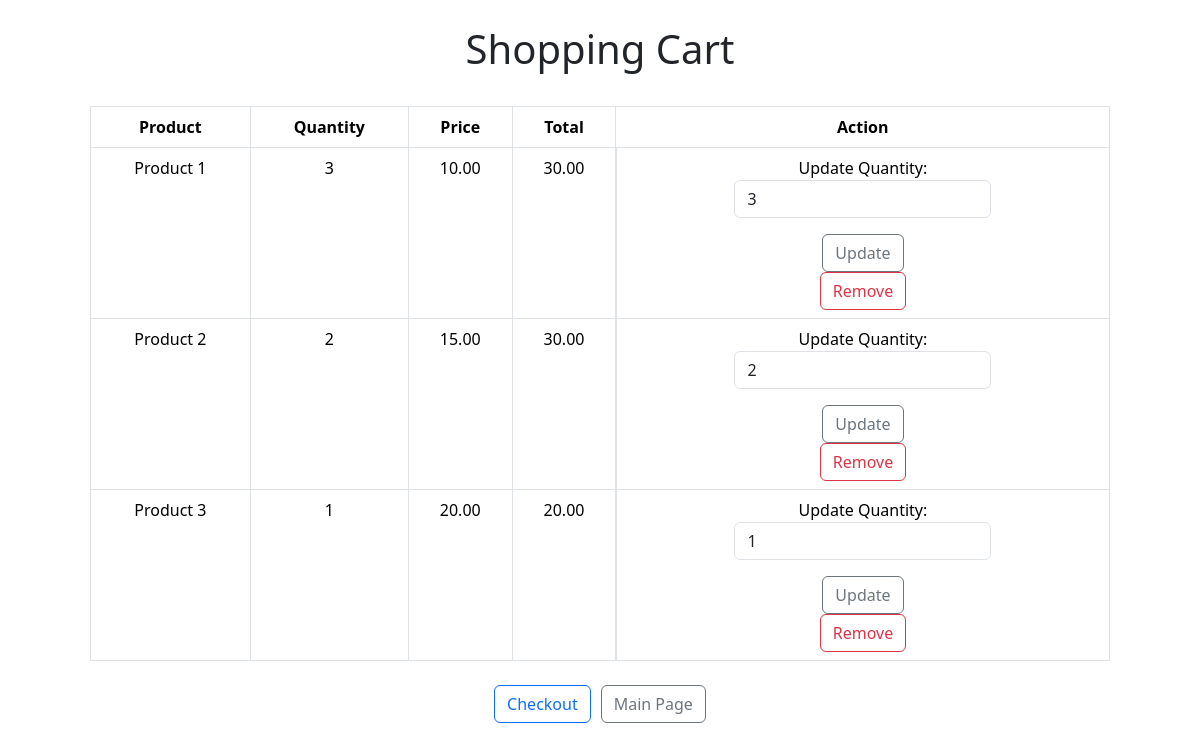
/shoppingCart.php (signed in), run on the app's committed database.
### tables this page shows
CREATE TABLE ShoppingCartContent(
	cart_id VARCHAR(10),
	product_id VARCHAR(10),
	quantity INT,
	PRIMARY KEY (cart_id, product_id),
	FOREIGN KEY (cart_id) REFERENCES ShoppingCart(cart_id),
	FOREIGN KEY (product_id) REFERENCES Product(product_id)
);

CREATE TABLE Product(
	product_id VARCHAR(10),
	name VARCHAR(30) NOT NULL,
	description TEXT,
	price DECIMAL(10, 2) NOT NULL,
	stock_quantity_threshold INT NOT NULL,
	stock_quantity_actual INT NOT NULL,
	category_id VARCHAR(10),
	image VARCHAR(255),
	isDiscontinued BOOLEAN,
	PRIMARY KEY (product_id),
	FOREIGN KEY (category_id) REFERENCES Category(category_id)
);

### db.php (called while the page is built, shortened)
<?php
function connectDB(){
    $config = parse_ini_file("/local/my_web_files/afenjiro/db.ini");
    $dbh = new PDO($config['dsn'], $config['username'], $config['password']);
    $dbh->setAttribute(PDO::ATTR_ERRMODE, PDO::ERRMODE_EXCEPTION);
    return $dbh;
}
function getUserData($username) {
    try {
        $dbh = connectDB();
        $statement = $dbh->prepare("SELECT * FROM Customer WHERE username = :username");
        $statement->bindParam(":username", $username);
        $statement->execute();
        $userData = $statement->fetch(PDO::FETCH_ASSOC);
        return $userData;
    } catch (PDOException $e) {
        print "Error!" . $e->getMessage() . "<br/>";
        die();
    }
}
function getShoppingCartContents($customer_id)
{
    try {
        $dbh = connectDB();
        $statement = $dbh->prepare("SELECT SCC.quantity, P.product_id, P.name AS product_name, P.price, SCC.quantity * P.price AS total
                                    FROM ShoppingCartContent SCC
                                    INNER JOIN Product P ON SCC.product_id = P.product_id
                                    WHERE SCC.cart_id = (SELECT cart_id FROM ShoppingCart WHERE customer_id = :customer_id)");
        $statement->bindParam(":customer_id", $customer_id);
        $statement->execute();
        $cartContents = $statement->fetchAll(PDO::FETCH_ASSOC);
        return $cartContents;
    } catch (PDOException $e) {
        print "Error!" . $e->getMessage() . "<br/>";
        die();
    }
}
?>

### shoppingCart.php (the view, shortened to what this page needs)
<!DOCTYPE html>
<html lang="en">
<head>
    <link href="https://cdn.jsdelivr.net/npm/bootstrap@5.3.2/dist/css/bootstrap.min.css" rel="stylesheet">
</head>
<body>
<?php
    require "db.php";
    $userData = getUserData($_SESSION["username"]);
    $customer_id = $userData['customer_id'];
    $cartContents = getShoppingCartContents($customer_id);
    ?>
    <h1>Shopping Cart</h1>
    <?php
    if (!empty($cartContents)) {
        echo "<table class='table table-hover table-bordered'>";
        echo "<tr><th>Product</th><th>Quantity</th><th>Price</th><th>Total</th><th>Action</th></tr>";
        foreach ($cartContents as $item) {
            echo "<tr>";
            echo "<td>{$item['product_name']}</td>";
            echo "<td>{$item['quantity']}</td>";
            echo "<td>{$item['price']}</td>";
            echo "<td>{$item['total']}</td>";
            echo "<td id='actionColumn'>
                    <form method='post'>
                        <input type='hidden' name='product_id' value='{$item['product_id']}'>
                        <label for='update_quantity'>Update Quantity:</label>
                        <div class='input-group mb-3'>
                        <input type='number' id='update_quantity' name='update_quantity' value='{$item['quantity']}' min='1' class='form-control' aria-label='Username' aria-describedby='basic-addon1'>
                        </div>
                        <button type='submit' name='update' class='btn btn-outline-secondary'>Update</button>
                    </form>
                    <form method='post'>
                        <input type='hidden' name='product_id' value='{$item['product_id']}'>
                        <button type='submit' name='remove' class='btn btn-outline-danger'>Remove</button>
                    </form>
                  </td>";
            echo "</tr>";
        }
        echo "</table>";
        echo '<br/>';
        echo "<form id='buttonsForm' method='post'>";
        echo "<button type='submit' name='checkout' class='btn btn-outline-primary'>Checkout</button>";
        echo "<button type='button' class='btn btn-outline-secondary' onclick=\"location.href='customerMainPage.php';\">Main Page</button>";
        echo "</form>";
    } else {
        echo "<p align='center'>Your shopping cart is empty.</p>";
        echo "<button style='margin: auto; display: block;' type='button' class='btn btn-outline-secondary' onclick=\"location.href='customerMainPage.php';\">Main Page</button>";
    }
    ?>
</body>
</html>

### shoppingCart.php (style rules this page uses)
#buttonsForm { display: flex; justify-content: center; align-items: center; gap: 10px; }
#actionColumn { display: flex; flex-direction: column; justify-content: center; align-items: center; }
h1 { padding-top: 25px; padding-bottom: 25px; text-align: center; }
.table { width: 85vw; text-align: center; margin: auto; }

### data on the page
shoppingcartcontent: product.name "Product 1", quantity "3", product.price "10.00", total "30.00", update_quantity "3"
shoppingcartcontent: product.name "Product 2", quantity "2", product.price "15.00", total "30.00", update_quantity "2"
shoppingcartcontent: product.name "Product 3", quantity "1", product.price "20.00", total "20.00", update_quantity "1"
